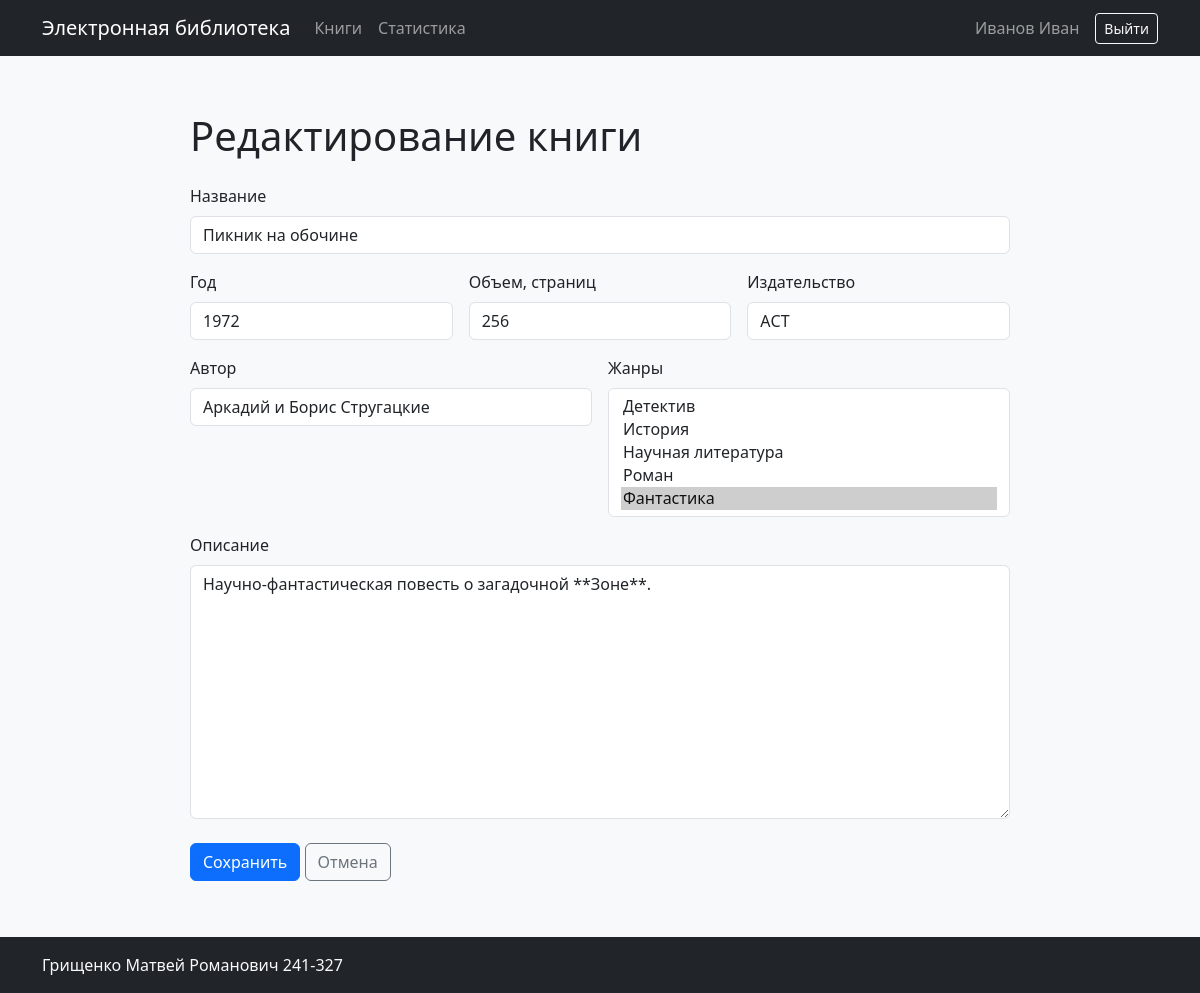
The app's page /books/2/edit (signed in) with its own data.
### app/models.py (models this page shows, shortened)
class User(db.Model, UserMixin):
    __tablename__ = "users"
    id: Mapped[int] = mapped_column(primary_key=True)
    login: Mapped[str] = mapped_column(db.String(100), unique=True, nullable=False)
    password_hash: Mapped[str] = mapped_column(db.String(255), nullable=False)
    last_name: Mapped[str] = mapped_column(db.String(100), nullable=False)
    first_name: Mapped[str] = mapped_column(db.String(100), nullable=False)
    middle_name: Mapped[str | None] = mapped_column(db.String(100))
    role_id: Mapped[int] = mapped_column(
        db.ForeignKey("roles.id"), nullable=False
    )
    role: Mapped[Role] = relationship(back_populates="users")
    reviews: Mapped[list["Review"]] = relationship(
        back_populates="user", cascade="all, delete-orphan"
    )
    views: Mapped[list["BookView"]] = relationship(back_populates="user")
    @property
    def full_name(self):
        return " ".join(
            part for part in (self.last_name, self.first_name, self.middle_name) if part
        )
    @property
    def role_name(self):
        return self.role.name

class Book(db.Model):
    __tablename__ = "books"
    id: Mapped[int] = mapped_column(primary_key=True)
    title: Mapped[str] = mapped_column(db.String(255), nullable=False)
    short_description: Mapped[str] = mapped_column(db.Text, nullable=False)
    year: Mapped[int] = mapped_column(nullable=False)
    publisher: Mapped[str] = mapped_column(db.String(255), nullable=False)
    author: Mapped[str] = mapped_column(db.String(255), nullable=False)
    pages: Mapped[int] = mapped_column(nullable=False)
    created_at: Mapped[datetime] = mapped_column(default=datetime.utcnow)
    genres: Mapped[list[Genre]] = relationship(secondary=book_genres, lazy="selectin")
    cover: Mapped["Cover"] = relationship(
        back_populates="book",
        cascade="all, delete-orphan",
        uselist=False,
        passive_deletes=True,
    )
    reviews: Mapped[list["Review"]] = relationship(
        back_populates="book",
        cascade="all, delete-orphan",
        passive_deletes=True,
    )
    views: Mapped[list["BookView"]] = relationship(
        back_populates="book",
        cascade="all, delete-orphan",
        passive_deletes=True,
    )

### app/books.py (the view, shortened to what this page needs)
@bp.route("/books/<int:book_id>/edit", methods=["GET", "POST"])
@rights_required("edit_book")
def edit(book_id):
    book = db.get_or_404(Book, book_id)
    errors = {}
    genres = db.session.scalars(db.select(Genre).order_by(Genre.name)).all()
    selected = (
        request.form.getlist("genre_ids")
        if request.method == "POST"
        else [str(genre.id) for genre in book.genres]
    )
    return render_template(
        "books/form.html",
        title="Редактирование книги",
        data=book_form_data(book),
        genres=genres,
        selected_genres=selected,
        errors=errors,
        create=False,
        book=book,
    )

### app/__init__.py (called while the page is built)
@login_manager.user_loader
def load_user(user_id):
    return db.session.get(User, int(user_id))

### app/books.py (called while the page is built)
def book_form_data(book=None):
    if request.method == "POST":
        return request.form
    if not book:
        return {}
    return {
        "title": book.title,
        "short_description": book.short_description,
        "year": book.year,
        "publisher": book.publisher,
        "author": book.author,
        "pages": book.pages,
    }

### app/rights.py (called while the page is built)
def can(action):
    return (
        current_user.is_authenticated
        and action in RIGHTS.get(current_user.role_name, set())
    )

def rights_required(action):
    def decorator(view):
        @wraps(view)
        def wrapped(*args, **kwargs):
            if not current_user.is_authenticated:
                flash(
                    "Для выполнения данного действия необходимо пройти процедуру аутентификации",
                    "warning",
                )
                return redirect(url_for("auth.login", next=request.url))
            if not can(action):
                flash(
                    "У вас недостаточно прав для выполнения данного действия",
                    "danger",
                )
                return redirect(url_for("books.index"))
            return view(*args, **kwargs)
        return wrapped
    return decorator

### app/templates/books/form.html (shortened to what this page needs)
{% extends 'base.html' %}
{% from 'books/_form.html' import book_form %}
{% block content %}
<div class="form-panel">
  <h1 class="mb-4">{{ title }}</h1>
  <form method="post" enctype="multipart/form-data">
    {{ book_form(data, genres, selected_genres, errors, create) }}
  </form>
</div>
{% endblock %}

### app/templates/base.html (shortened to what this page needs)
<!doctype html>
<html lang="ru">
  <head>
    <link href="https://cdn.jsdelivr.net/npm/bootstrap@5.3.3/dist/css/bootstrap.min.css" rel="stylesheet">
    <link href="https://cdn.jsdelivr.net/npm/easymde/dist/easymde.min.css" rel="stylesheet">
    <link rel="stylesheet" href="{{ url_for('static', filename='styles.css') }}">
  </head>
  <body class="d-flex flex-column min-vh-100">
    <nav class="navbar navbar-expand-lg navbar-dark bg-dark">
      <div class="container">
        <a class="navbar-brand" href="{{ url_for('books.index') }}">Электронная библиотека</a>
        <div class="collapse navbar-collapse" id="navbar">
          <div class="navbar-nav me-auto">
            <a class="nav-link" href="{{ url_for('books.index') }}">Книги</a>
            {% if can('statistics') %}
              <a class="nav-link" href="{{ url_for('stats.index') }}">Статистика</a>
            {% endif %}
          </div>
          <div class="navbar-nav align-items-lg-center">
            {% if current_user.is_authenticated %}
              <span class="navbar-text me-lg-3">{{ current_user.full_name }}</span>
              <a class="btn btn-outline-light btn-sm" href="{{ url_for('auth.logout') }}">Выйти</a>
            {% else %}
              <a class="btn btn-outline-light btn-sm" href="{{ url_for('auth.login') }}">Войти</a>
            {% endif %}
          </div>
        </div>
      </div>
    </nav>
    <main class="container py-4 flex-grow-1">
      {% block content %}{% endblock %}
    </main>
    <footer class="bg-dark text-light py-3">
      <div class="container">Грищенко Матвей Романович 241-327</div>
    </footer>
  </body>
</html>

### app/templates/books/_form.html (shortened to what this page needs)
{% macro book_form(data, genres, selected_genres, errors, create) %}
  <div class="row g-3">
    <div class="col-12">
      <label class="form-label" for="title">Название</label>
      <input class="form-control {% if errors.get('title') %}is-invalid{% endif %}" id="title" name="title" value="{{ data.get('title', '') }}" required>
    </div>
    <div class="col-md-4">
      <label class="form-label" for="year">Год</label>
      <input class="form-control {% if errors.get('year') %}is-invalid{% endif %}" id="year" name="year" type="number" value="{{ data.get('year', '') }}" required>
    </div>
    <div class="col-md-4">
      <label class="form-label" for="pages">Объем, страниц</label>
      <input class="form-control {% if errors.get('pages') %}is-invalid{% endif %}" id="pages" name="pages" type="number" value="{{ data.get('pages', '') }}" required>
    </div>
    <div class="col-md-4">
      <label class="form-label" for="publisher">Издательство</label>
      <input class="form-control {% if errors.get('publisher') %}is-invalid{% endif %}" id="publisher" name="publisher" value="{{ data.get('publisher', '') }}" required>
    </div>
    <div class="col-md-6">
      <label class="form-label" for="author">Автор</label>
      <input class="form-control {% if errors.get('author') %}is-invalid{% endif %}" id="author" name="author" value="{{ data.get('author', '') }}" required>
    </div>
    <div class="col-md-6">
      <label class="form-label" for="genre_ids">Жанры</label>
      <select class="form-select {% if errors.get('genre_ids') %}is-invalid{% endif %}" id="genre_ids" name="genre_ids" multiple size="5">
        {% for genre in genres %}
          <option value="{{ genre.id }}" {% if genre.id|string in selected_genres %}selected{% endif %}>{{ genre.name }}</option>
        {% endfor %}
      </select>
    </div>
    <div class="col-12">
      <label class="form-label" for="short_description">Описание</label>
      <textarea class="form-control markdown-editor {% if errors.get('short_description') %}is-invalid{% endif %}" id="short_description" name="short_description" rows="10">{{ data.get('short_description', '') }}</textarea>
    </div>
  </div>
  <div class="mt-4">
    <button class="btn btn-primary" type="submit">Сохранить</button>
    <a class="btn btn-outline-secondary" href="{{ url_for('books.index') }}">Отмена</a>
  </div>
{% endmacro %}

### app/static/styles.css (style rules this page uses)
body { background: #f8f9fa; color: #202428; }
.auth-panel, .form-panel { max-width: 820px; margin: 2rem auto; }

### records on screen
User: full_name "Иванов Иван"
Book: title "Пикник на обочине", year "1972", publisher "АСТ", author "Аркадий и Борис Стругацкие", short_description "Научно-фантастическая повесть о загадочной **Зоне**."

### other values on screen
{{ title }} "Редактирование книги"
form field genre_ids "Детектив / История / Научная литература / Роман / Фантастика ☑"
